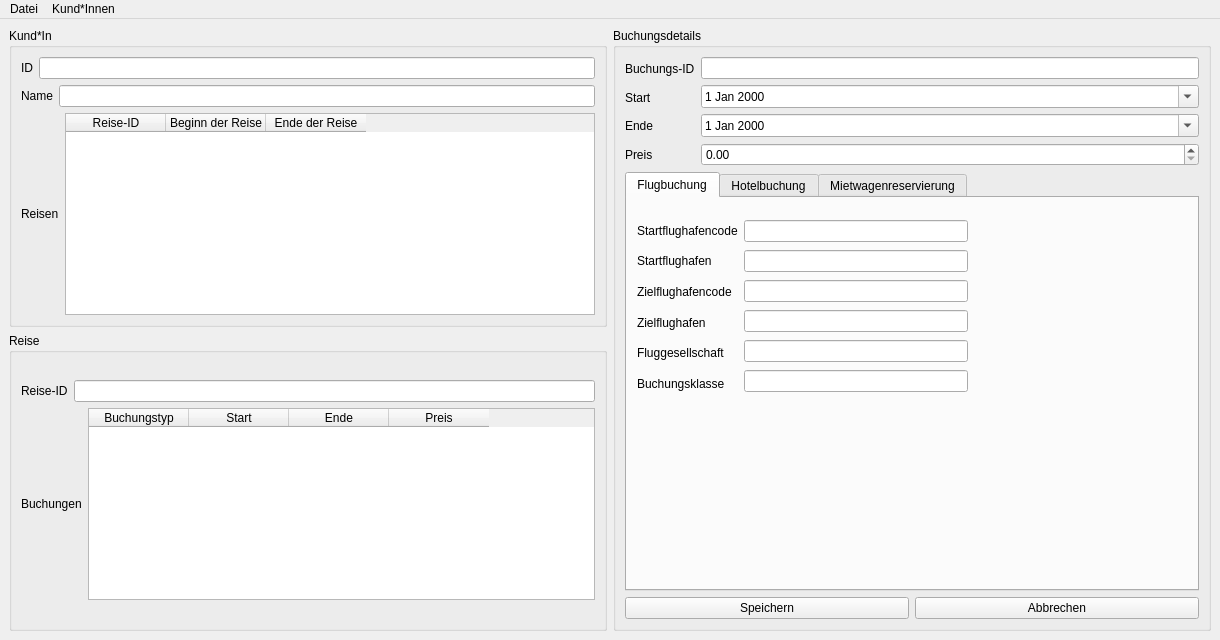
<?xml version="1.0" encoding="UTF-8"?>
<ui version="4.0">
 <class>TravelAgencyUI</class>
 <widget class="QMainWindow" name="TravelAgencyUI">
  <property name="enabled">
   <bool>true</bool>
  </property>
  <property name="geometry">
   <rect>
    <x>0</x>
    <y>0</y>
    <width>1220</width>
    <height>640</height>
   </rect>
  </property>
  <property name="windowTitle">
   <string>TravelAgencyUI</string>
  </property>
  <widget class="QWidget" name="centralwidget">
   <property name="sizePolicy">
    <sizepolicy hsizetype="Preferred" vsizetype="Minimum">
     <horstretch>0</horstretch>
     <verstretch>0</verstretch>
    </sizepolicy>
   </property>
   <layout class="QHBoxLayout" name="horizontalLayout_6">
    <item>
     <layout class="QVBoxLayout" name="verticalLayout_10">
      <item>
       <widget class="QGroupBox" name="customerGroupBox">
        <property name="sizePolicy">
         <sizepolicy hsizetype="Expanding" vsizetype="Preferred">
          <horstretch>0</horstretch>
          <verstretch>0</verstretch>
         </sizepolicy>
        </property>
        <property name="title">
         <string>Kund*In</string>
        </property>
        <layout class="QVBoxLayout" name="verticalLayout_13">
         <item>
          <layout class="QVBoxLayout" name="verticalLayout_11">
           <item>
            <layout class="QHBoxLayout" name="horizontalLayout_7">
             <item>
              <widget class="QLabel" name="label_21">
               <property name="text">
                <string>ID</string>
               </property>
              </widget>
             </item>
             <item>
              <widget class="QLineEdit" name="customerIdLineEdit">
               <property name="readOnly">
                <bool>true</bool>
               </property>
              </widget>
             </item>
            </layout>
           </item>
           <item>
            <layout class="QHBoxLayout" name="horizontalLayout_8">
             <item>
              <widget class="QLabel" name="label_22">
               <property name="text">
                <string>Name</string>
               </property>
              </widget>
             </item>
             <item>
              <widget class="QLineEdit" name="customerNameLineEdit">
               <property name="readOnly">
                <bool>true</bool>
               </property>
              </widget>
             </item>
            </layout>
           </item>
           <item>
            <layout class="QHBoxLayout" name="horizontalLayout_9">
             <item>
              <widget class="QLabel" name="label_23">
               <property name="sizePolicy">
                <sizepolicy hsizetype="Minimum" vsizetype="Preferred">
                 <horstretch>0</horstretch>
                 <verstretch>0</verstretch>
                </sizepolicy>
               </property>
               <property name="text">
                <string>Reisen</string>
               </property>
              </widget>
             </item>
             <item>
              <widget class="QTableWidget" name="customerTravelsTableWidget">
               <property name="sizePolicy">
                <sizepolicy hsizetype="Expanding" vsizetype="Minimum">
                 <horstretch>0</horstretch>
                 <verstretch>0</verstretch>
                </sizepolicy>
               </property>
               <property name="horizontalScrollBarPolicy">
                <enum>Qt::ScrollBarAlwaysOff</enum>
               </property>
               <property name="cornerButtonEnabled">
                <bool>true</bool>
               </property>
               <attribute name="verticalHeaderVisible">
                <bool>false</bool>
               </attribute>
               <attribute name="verticalHeaderDefaultSectionSize">
                <number>30</number>
               </attribute>
               <column>
                <property name="text">
                 <string>Reise-ID</string>
                </property>
               </column>
               <column>
                <property name="text">
                 <string>Beginn der Reise</string>
                </property>
               </column>
               <column>
                <property name="text">
                 <string>Ende der Reise</string>
                </property>
               </column>
              </widget>
             </item>
            </layout>
           </item>
          </layout>
         </item>
        </layout>
       </widget>
      </item>
      <item>
       <widget class="QGroupBox" name="travelGroupBox">
        <property name="title">
         <string>Reise</string>
        </property>
        <layout class="QVBoxLayout" name="verticalLayout_14">
         <item>
          <layout class="QVBoxLayout" name="verticalLayout_12">
           <item>
            <layout class="QHBoxLayout" name="horizontalLayout_10">
             <item>
              <widget class="QLabel" name="label_24">
               <property name="text">
                <string>Reise-ID</string>
               </property>
              </widget>
             </item>
             <item>
              <widget class="QLineEdit" name="travelIdLineEdit">
               <property name="readOnly">
                <bool>true</bool>
               </property>
              </widget>
             </item>
            </layout>
           </item>
           <item>
            <layout class="QHBoxLayout" name="horizontalLayout_11">
             <item>
              <widget class="QLabel" name="label_25">
               <property name="sizePolicy">
                <sizepolicy hsizetype="Minimum" vsizetype="Preferred">
                 <horstretch>0</horstretch>
                 <verstretch>0</verstretch>
                </sizepolicy>
               </property>
               <property name="text">
                <string>Buchungen</string>
               </property>
              </widget>
             </item>
             <item>
              <widget class="QTableWidget" name="travelBookingsTableWidget">
               <property name="sizePolicy">
                <sizepolicy hsizetype="Expanding" vsizetype="Maximum">
                 <horstretch>0</horstretch>
                 <verstretch>0</verstretch>
                </sizepolicy>
               </property>
               <property name="horizontalScrollBarPolicy">
                <enum>Qt::ScrollBarAlwaysOff</enum>
               </property>
               <attribute name="verticalHeaderVisible">
                <bool>false</bool>
               </attribute>
               <column>
                <property name="text">
                 <string>Buchungstyp</string>
                </property>
               </column>
               <column>
                <property name="text">
                 <string>Start</string>
                </property>
               </column>
               <column>
                <property name="text">
                 <string>Ende</string>
                </property>
               </column>
               <column>
                <property name="text">
                 <string>Preis</string>
                </property>
               </column>
              </widget>
             </item>
            </layout>
           </item>
          </layout>
         </item>
        </layout>
       </widget>
      </item>
     </layout>
    </item>
    <item>
     <widget class="QGroupBox" name="bookingGroupBox">
      <property name="title">
       <string>Buchungsdetails</string>
      </property>
      <layout class="QVBoxLayout" name="verticalLayout_9">
       <item>
        <layout class="QHBoxLayout" name="horizontalLayout_2">
         <item>
          <layout class="QVBoxLayout" name="verticalLayout_3">
           <item>
            <widget class="QLabel" name="label">
             <property name="text">
              <string>Buchungs-ID</string>
             </property>
            </widget>
           </item>
           <item>
            <widget class="QLabel" name="label_2">
             <property name="text">
              <string>Start</string>
             </property>
            </widget>
           </item>
           <item>
            <widget class="QLabel" name="label_3">
             <property name="text">
              <string>Ende</string>
             </property>
            </widget>
           </item>
           <item>
            <widget class="QLabel" name="label_4">
             <property name="text">
              <string>Preis</string>
             </property>
            </widget>
           </item>
          </layout>
         </item>
         <item>
          <layout class="QVBoxLayout" name="verticalLayout_4">
           <item>
            <widget class="QLineEdit" name="bookingIdLineEdit">
             <property name="readOnly">
              <bool>true</bool>
             </property>
            </widget>
           </item>
           <item>
            <widget class="QDateEdit" name="bookingStartDateEdit">
             <property name="calendarPopup">
              <bool>true</bool>
             </property>
            </widget>
           </item>
           <item>
            <widget class="QDateEdit" name="bookingEndDateEdit">
             <property name="calendarPopup">
              <bool>true</bool>
             </property>
            </widget>
           </item>
           <item>
            <widget class="QDoubleSpinBox" name="bookingPriceEdit">
             <property name="maximum">
              <double>999999999.000000000000000</double>
             </property>
            </widget>
           </item>
          </layout>
         </item>
        </layout>
       </item>
       <item>
        <widget class="QTabWidget" name="bookingTabWidget">
         <property name="enabled">
          <bool>true</bool>
         </property>
         <property name="currentIndex">
          <number>0</number>
         </property>
         <widget class="QWidget" name="flightTab">
          <attribute name="title">
           <string>Flugbuchung</string>
          </attribute>
          <widget class="QWidget" name="layoutWidget">
           <property name="geometry">
            <rect>
             <x>10</x>
             <y>20</y>
             <width>331</width>
             <height>178</height>
            </rect>
           </property>
           <layout class="QHBoxLayout" name="horizontalLayout_3">
            <item>
             <layout class="QVBoxLayout" name="verticalLayout_5">
              <item>
               <widget class="QLabel" name="label_8">
                <property name="text">
                 <string>Startflughafencode</string>
                </property>
               </widget>
              </item>
              <item>
               <widget class="QLabel" name="label_16">
                <property name="text">
                 <string>Startflughafen</string>
                </property>
               </widget>
              </item>
              <item>
               <widget class="QLabel" name="label_9">
                <property name="text">
                 <string>Zielflughafencode</string>
                </property>
               </widget>
              </item>
              <item>
               <widget class="QLabel" name="label_17">
                <property name="text">
                 <string>Zielflughafen</string>
                </property>
               </widget>
              </item>
              <item>
               <widget class="QLabel" name="label_10">
                <property name="text">
                 <string>Fluggesellschaft</string>
                </property>
               </widget>
              </item>
              <item>
               <widget class="QLabel" name="label_11">
                <property name="text">
                 <string>Buchungsklasse</string>
                </property>
               </widget>
              </item>
             </layout>
            </item>
            <item>
             <layout class="QVBoxLayout" name="verticalLayout_6">
              <item>
               <widget class="QLineEdit" name="flightStartCodeLineEdit">
                <property name="enabled">
                 <bool>true</bool>
                </property>
               </widget>
              </item>
              <item>
               <widget class="QLineEdit" name="flightStartLineEdit">
                <property name="readOnly">
                 <bool>true</bool>
                </property>
               </widget>
              </item>
              <item>
               <widget class="QLineEdit" name="flightEndCodeLineEdit"/>
              </item>
              <item>
               <widget class="QLineEdit" name="flightEndLineEdit">
                <property name="readOnly">
                 <bool>true</bool>
                </property>
               </widget>
              </item>
              <item>
               <widget class="QLineEdit" name="flightAirlineLineEdit"/>
              </item>
              <item>
               <widget class="QLineEdit" name="flightClassLineEdit"/>
              </item>
             </layout>
            </item>
           </layout>
          </widget>
         </widget>
         <widget class="QWidget" name="hotelTab">
          <attribute name="title">
           <string>Hotelbuchung</string>
          </attribute>
          <widget class="QWidget" name="layoutWidget">
           <property name="geometry">
            <rect>
             <x>10</x>
             <y>10</y>
             <width>331</width>
             <height>88</height>
            </rect>
           </property>
           <layout class="QHBoxLayout" name="horizontalLayout">
            <item>
             <layout class="QVBoxLayout" name="verticalLayout">
              <item>
               <widget class="QLabel" name="label_5">
                <property name="text">
                 <string>Hotelname</string>
                </property>
               </widget>
              </item>
              <item>
               <widget class="QLabel" name="label_6">
                <property name="text">
                 <string>Stadt</string>
                </property>
               </widget>
              </item>
              <item>
               <widget class="QLabel" name="label_7">
                <property name="text">
                 <string>Zimmertyp</string>
                </property>
               </widget>
              </item>
             </layout>
            </item>
            <item>
             <layout class="QVBoxLayout" name="verticalLayout_2">
              <item>
               <widget class="QLineEdit" name="hotelNameLineEdit"/>
              </item>
              <item>
               <widget class="QLineEdit" name="hotelTownLineEdit"/>
              </item>
              <item>
               <widget class="QLineEdit" name="hotelRoomLineEdit"/>
              </item>
             </layout>
            </item>
           </layout>
          </widget>
         </widget>
         <widget class="QWidget" name="rentalTab">
          <attribute name="title">
           <string>Mietwagenreservierung</string>
          </attribute>
          <widget class="QWidget" name="layoutWidget">
           <property name="geometry">
            <rect>
             <x>10</x>
             <y>10</y>
             <width>331</width>
             <height>118</height>
            </rect>
           </property>
           <layout class="QHBoxLayout" name="horizontalLayout_4">
            <item>
             <layout class="QVBoxLayout" name="verticalLayout_7">
              <item>
               <widget class="QLabel" name="label_12">
                <property name="text">
                 <string>Abholort</string>
                </property>
               </widget>
              </item>
              <item>
               <widget class="QLabel" name="label_13">
                <property name="text">
                 <string>Rückgabeort</string>
                </property>
               </widget>
              </item>
              <item>
               <widget class="QLabel" name="label_14">
                <property name="text">
                 <string>Firma</string>
                </property>
               </widget>
              </item>
              <item>
               <widget class="QLabel" name="label_15">
                <property name="text">
                 <string>Fahrzeugklasse</string>
                </property>
               </widget>
              </item>
             </layout>
            </item>
            <item>
             <layout class="QVBoxLayout" name="verticalLayout_8">
              <item>
               <widget class="QLineEdit" name="rentalPickupLineEdit"/>
              </item>
              <item>
               <widget class="QLineEdit" name="rentalReturnLineEdit"/>
              </item>
              <item>
               <widget class="QLineEdit" name="rentalCompanyLineEdit"/>
              </item>
              <item>
               <widget class="QLineEdit" name="rentalClassLineEdit"/>
              </item>
             </layout>
            </item>
           </layout>
          </widget>
         </widget>
        </widget>
       </item>
       <item>
        <layout class="QHBoxLayout" name="horizontalLayout_5">
         <item>
          <widget class="QPushButton" name="saveBookingButton">
           <property name="text">
            <string>Speichern</string>
           </property>
          </widget>
         </item>
         <item>
          <widget class="QPushButton" name="cancelBookingButton">
           <property name="text">
            <string>Abbrechen</string>
           </property>
          </widget>
         </item>
        </layout>
       </item>
      </layout>
     </widget>
    </item>
   </layout>
  </widget>
  <widget class="QMenuBar" name="menubar">
   <property name="geometry">
    <rect>
     <x>0</x>
     <y>0</y>
     <width>1220</width>
     <height>21</height>
    </rect>
   </property>
   <widget class="QMenu" name="menuDatei">
    <property name="title">
     <string>Datei</string>
    </property>
    <addaction name="actionEinlesen"/>
    <addaction name="actionIata_Codes_Einlesen"/>
   </widget>
   <widget class="QMenu" name="menuKund_Innen">
    <property name="title">
     <string>Kund*Innen</string>
    </property>
    <addaction name="actionSuchen"/>
   </widget>
   <addaction name="menuDatei"/>
   <addaction name="menuKund_Innen"/>
  </widget>
  <action name="actionEinlesen">
   <property name="text">
    <string>Buchungen einlesen</string>
   </property>
   <property name="shortcut">
    <string>Ctrl+I</string>
   </property>
  </action>
  <action name="actionSuchen">
   <property name="text">
    <string>Suchen</string>
   </property>
  </action>
  <action name="actionIata_Codes_Einlesen">
   <property name="text">
    <string>Iata-Codes Einlesen</string>
   </property>
  </action>
 </widget>
 <resources/>
 <connections/>
</ui>
